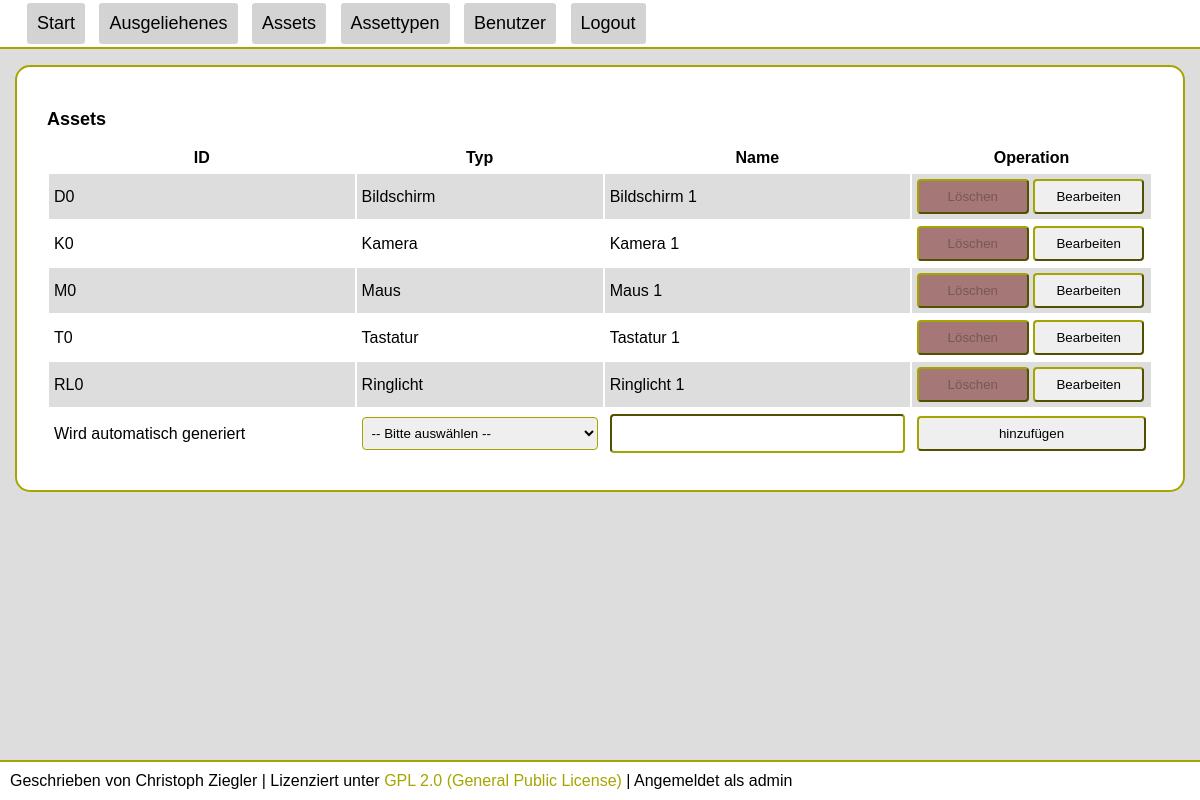
Screenshot of /?page=assets (signed in) with the database file from the repository.
### tables this page shows
CREATE TABLE IF NOT EXISTS `asset` (
`idasset` int(11) NOT NULL,
  `Name` varchar(45) NOT NULL,
  `idassettype` int(11) NOT NULL
);

CREATE TABLE IF NOT EXISTS `assettype` (
`idassettype` int(11) NOT NULL,
  `Name` varchar(45) NOT NULL,
  `prefix` varchar(5) NOT NULL,
  `renttimedays` int(11) NOT NULL COMMENT 'Wie viele Tage darf das Asset geliehen werden',
  `renewals_max` int(11) NOT NULL COMMENT 'Wie oft darf ein Asset des Types ausgeliehen werden'
);

### functions.php (called while the page is built, shortened)
<?php
$db = new mysqli($db_host, $db_user, $db_password, $db_scheme, $db_port);
function get_assets($id = null)
{
    global $db;
    $sql = "SELECT
        concat(at.prefix, a.idasset) as ID,
        at.Name as Type,
        a.Name as Name,
        a.idasset as dbid,
        a.idassettype as idassettype
    FROM asset as a
        join assettype as at on (a.idassettype = at.idassettype)";
    return $db->query($sql)->fetch_all(MYSQLI_ASSOC);
}

### inc/flex-item_assets.php (the view, shortened to what this page needs)
<div class="m_assets manage flex-item">
    <h1>Assets</h1>
    <table class="showtable">
        <tr>
            <th>ID</th>
            <th>Typ</th>
            <th>Name</th>
            <th>Operation</th>
        </tr>
        <?php foreach (get_assets() as $key => $value) { ?>
            <tr>
                <td><?php echo $value['ID']; ?></td>
                <td><?php echo $value['Type']; ?></td>
                <td><?php echo $value['Name']; ?></td>
                <td>
                    <form action="/?assetupd" method="POST">
                        <input class="negativ halfsize" type="submit" name="opt" value="Löschen" disabled="disabled">
                        <input class="halfsize" type="submit" name="opt" value="Bearbeiten">
                    </form>
                </td>
            </tr>
        <?php } ?>
        <tr>
            <form action="?insasset" method="POST">
                <td>Wird automatisch generiert</td>
                <td>
                    <select name="devicetype">
                        <option value="0" <?php if (!isset($_POST['devicetype'])) echo "selected=\"selected\""; ?>>-- Bitte auswählen --</option>
                    </select>
                </td>
                <td><input type="text" name="name"></td>
                <td><input type="submit" value="hinzufügen"></td>
            </form>
        </tr>
    </table>
</div>

### index.php (shortened to what this page needs)
<?php
    require_once('functions.php');
?>
<!DOCTYPE html>
<head>
    <link rel="stylesheet" href="styles.css">
</head>
<body>
    <header>
        <table>
            <tr>
                <td>
                </td>
                <td>
                    <?php if (isset($_SESSION['userid'])) { ?>
                    <nav>
                        <ul>
                            <a href="?page=start"><li>Start</li></a>
                            <a href="?page=rents"><li>Ausgeliehenes</li></a>
                            <a href="?page=assets"><li>Assets</li></a>
                            <a href="?page=assettype"><li>Assettypen</li></a>
                            <a href="?page=user"><li>Benutzer</li></a>
                            <a href="?logout"><li class="negativ_hover">Logout</li></a>
                        </ul>
                    </nav>
                    <?php } ?>
                </td>
            </tr>
        </table>
    </header>
    <div class="flex-container">
        <?php
        switch ($_SESSION['page']) {
            case "manage_assets":
                include('inc/flex-item_assets.php');
                break;
        } ?>
    </div>
    <footer>
	Geschrieben von Christoph Ziegler
	| Lizenziert unter <a href="https://www.gnu.org/licenses/old-licenses/gpl-2.0.html">GPL 2.0 (General Public License)</a>
	<?php if (isset($_SESSION['username']) &&  isset($_SESSION['userid'])) echo " | Angemeldet als ".$_SESSION['username']; ?>
    </footer>
</body>

### styles.css (style rules this page uses)
body { background-color: var(--sitecolor); margin: 0px; font-family: Verdana, Geneva, Tahoma, sans-serif; }
a { text-decoration: none; color: var(--akzentfarbe); }
body>header { display: block; position: fixed; margin: 0px; padding: 0px; width: 100%; background-color: var(--backgroundcolor); border-bottom: 2px solid var(--akzentfarbe); }
body>header a { color: black; }
body>header ul { display: inline-block; list-style: none; padding: 0px; margin: 0px 0px 0px 20px; }
body>header ul li { display: inline-block; text-decoration: none; margin-right: 10px; padding: 10px; font-size: large; border-radius: 3px; background-color: lightgrey; transition: 350ms ease all; }
body>footer { position: fixed; bottom: 0px; padding: 10px; width: 100%; background-color: var(--backgroundcolor); border-top: 2px solid var(--akzentfarbe); }
h1 { font-size: large; }
input { border-color: var(--akzentfarbe); border-radius: 4px; padding: 5px; }
input[type="text"] { width: calc(100% - 14px); height: 25px; }
input[type="submit"] { height: 35px; width: 100%; }
select { border-color: var(--akzentfarbe); border-radius: 4px; padding: 5px; height: 33px; width: 100%; }
.halfsize { width: calc(50% - 3px) !important; }
.flex-container { padding-top: 50px; padding-bottom: 50px; display: flex; flex-direction: row; justify-content: center; flex-flow: row; flex-wrap: wrap; }
.flex-item { display: flexbox; flex-basis: 300px; flex-grow: 1; margin: 15px; padding: 30px; border: 2px solid var(--akzentfarbe); border-radius: 15px; background-color: var(--backgroundcolor); }
.flex-item table.showtable { flex: none; width: 100%; border-collapse: separate; border-spacing: 2px 2px; }
.flex-item table.showtable th { padding: 5px; }
.flex-item table.showtable td { padding: 5px; }
.flex-item table.showtable tr:nth-child(even) td { background-color: var(--sitecolor); }
.negativ { background-color: var(--negativ); }

### rows the page displays
asset: ID "D0", idassettype.Name "Bildschirm", Name "Bildschirm 1"
asset: ID "K0", idassettype.Name "Kamera", Name "Kamera 1"
asset: ID "M0", idassettype.Name "Maus", Name "Maus 1"
asset: ID "T0", idassettype.Name "Tastatur", Name "Tastatur 1"
asset: ID "RL0", idassettype.Name "Ringlicht", Name "Ringlicht 1"

### other values shown
$_SESSION['username'] "admin"
